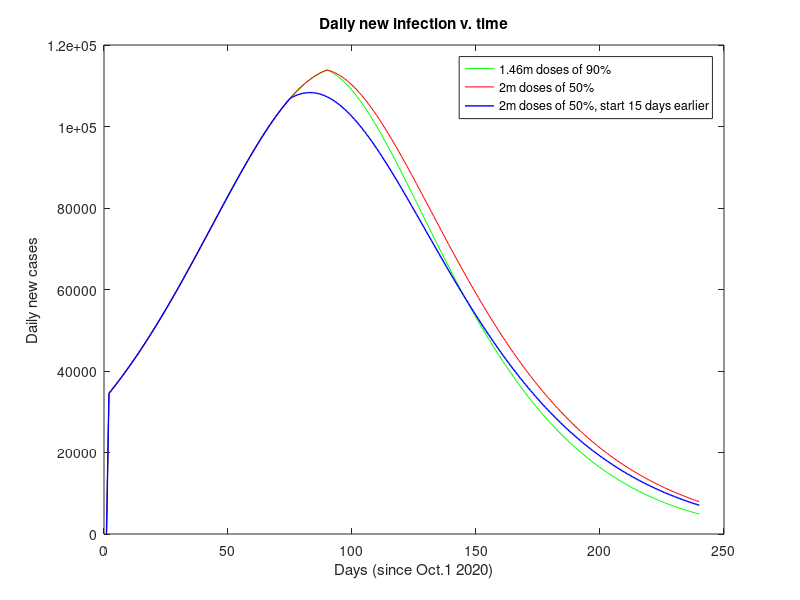

Write MATLAB code to recreate this figure. (Note: this script raises an error after producing the figure.)
active(1) = 650657;
total_pop = 311000000;
spread_rate = 0.069256674/total_pop;
total(1) = 7283715;
pop(1:90) = 311000000;
pop = pop';
recovery = 0.0295;
t = [1:240];
%case_1 starts
for i = 2:90
    awareness = total(i-1)/total_pop*10;
    daily_spread_rate = spread_rate * (1-awareness) * pop(i);
    daily_increase(i) = daily_spread_rate * active(i-1);
    active(i) = (1-recovery)*active(i-1) + daily_increase(i);
    total(i) = total(i-1) + daily_increase(i);
end
for i = 91:240
    pop(i) = pop(i-1) - 1460000*0.9;
    awareness = total(i-1)/total_pop*10;
    daily_spread_rate = spread_rate * (1-awareness) * pop(i);
    daily_increase(i) = daily_spread_rate * active(i-1);
    active(i) = (1-recovery)*active(i-1) + daily_increase(i);
    total(i) = total(i-1) + daily_increase(i);
end
storage_1 = daily_increase(91:240);case_1_total = total(240)
case_1 = [daily_increase(1:90),storage_1];
%case_2 starts
for i = 91:240
    pop(i) = pop(i-1) - 2000000*0.5;
    awareness = total(i-1)/total_pop*10;
    daily_spread_rate = spread_rate * (1-awareness) * pop(i);
    daily_increase(i) = daily_spread_rate * active(i-1);
    active(i) = (1-recovery)*active(i-1) + daily_increase(i);
    total(i) = total(i-1) + daily_increase(i);
end
storage_2 = daily_increase(91:240);case_2_total = total(240)
case_2 = [daily_increase(1:90),storage_2];
%case_3 starts
for i = 76:240
    pop(i) = pop(i-1) - 2000000*0.5;
    awareness = total(i-1)/total_pop*10;
    daily_spread_rate = spread_rate * (1-awareness) * pop(i);
    daily_increase(i) = daily_spread_rate * active(i-1);
    active(i) = (1-recovery)*active(i-1) + daily_increase(i);
    total(i) = total(i-1) + daily_increase(i);
end
storage_3 = daily_increase(76:240);case_3_total = total(240)
case_3 = [daily_increase(1:75),storage_3];
plot(t,case_1,'-g',t,case_2,'-r',t,case_3,'-b','LineWidth',1)
xlabel('Days (since Oct.1 2020)');ylabel('Daily new cases');
legend('1.46m doses of 90%','2m doses of 50%','2m doses of 50%, start 15 days earlier')
title('Daily new infection v. time')
ax = gca;
ax.FontSize = 20;